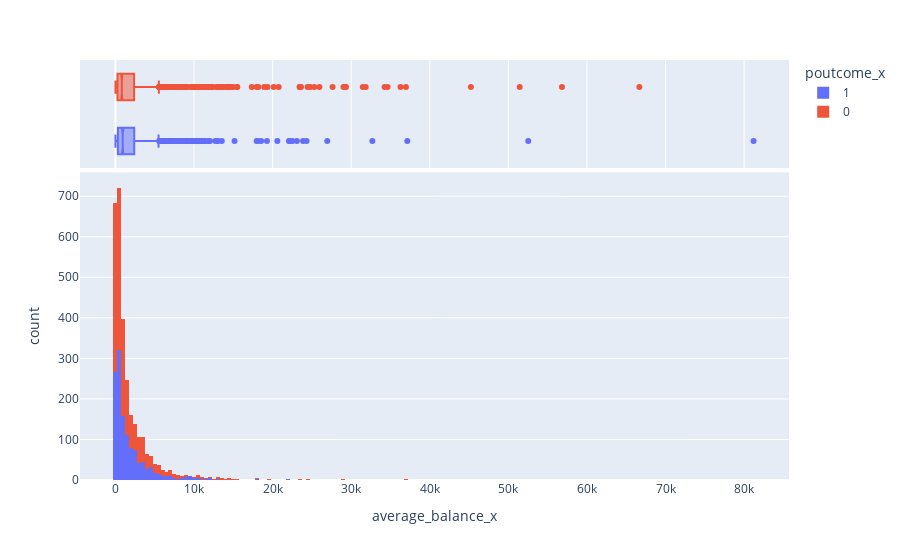

Notebook source saved alongside this figure:
### Code cell
fig = px.histogram(result, x='average_balance_x', color='poutcome_x', marginal="box", # can be `box`, `violin`
                         hover_data=result.columns)
fig.show()

### Figure 1 — Plotly figure (JSON) as saved in the notebook; plotly's stock layout.template omitted (floating-point values rounded to 4 significant figures; data arrays with more than 128 entries replaced by an {"elided": "..."} marker saying what was removed)
{"data": [{"alignmentgroup": "True", "bingroup": "x", "hovertemplate": "poutcome_x=1<br>average_balance_x=%{x}<br>count=%{y}<extra></extra>", "legendgroup": "1", "marker": {"color": "#636efa", "pattern": {"shape": ""}}, "name": "1", "offsetgroup": "1", "orientation": "v", "showlegend": true, "type": "histogram", "x": {"elided": "1283 float values"}, "xaxis": "x", "yaxis": "y"}, {"alignmentgroup": "True", "customdata": {"elided": "1283x28 mixed values"}, "hovertemplate": "poutcome_x=%{customdata[17]}<br>average_balance_x=%{x}<br>client_id=%{customdata[0]}<br>has_deposits_x=%{customdata[1]}<br>loan_x=%{customdata[2]}<br>has_insurance_x=%{customdata[3]}<br>has_mortgage_x=%{customdata[4]}<br>age_x=%{customdata[5]}<br>gender_x=%{customdata[6]}<br>marital_divorced=%{customdata[7]}<br>marital_married=%{customdata[8]}<br>marital_single=%{customdata[9]}<br>education_primary=%{customdata[10]}<br>education_secondary=%{customdata[11]}<br>education_tertiary=%{customdata[12]}<br>education_unknown=%{customdata[13]}<br>probability=%{customdata[14]}<br>Unnamed: 0=%{customdata[15]}<br>target=%{customdata[16]}<br>poutcome_y=%{customdata[18]}<br>average_balance_y=%{customdata[19]}<br>has_deposits_y=%{customdata[20]}<br>loan_y=%{customdata[21]}<br>has_insurance_y=%{customdata[22]}<br>has_mortgage_y=%{customdata[23]}<br>age_y=%{customdata[24]}<br>marital=%{customdata[25]}<br>education=%{customdata[26]}<br>gender_y=%{customdata[27]}<extra></extra>", "legendgroup": "1", "marker": {"color": "#636efa"}, "name": "1", "notched": true, "offsetgroup": "1", "showlegend": false, "type": "box", "x": {"elided": "1283 float values"}, "xaxis": "x2", "yaxis": "y2"}, {"alignmentgroup": "True", "bingroup": "x", "hovertemplate": "poutcome_x=0<br>average_balance_x=%{x}<br>count=%{y}<extra></extra>", "legendgroup": "0", "marker": {"color": "#EF553B", "pattern": {"shape": ""}}, "name": "0", "offsetgroup": "0", "orientation": "v", "showlegend": true, "type": "histogram", "x": {"elided": "1717 float values"}, "xaxis": "x", "yaxis": "y"}, {"alignmentgroup": "True", "customdata": {"elided": "1717x28 mixed values"}, "hovertemplate": "poutcome_x=%{customdata[17]}<br>average_balance_x=%{x}<br>client_id=%{customdata[0]}<br>has_deposits_x=%{customdata[1]}<br>loan_x=%{customdata[2]}<br>has_insurance_x=%{customdata[3]}<br>has_mortgage_x=%{customdata[4]}<br>age_x=%{customdata[5]}<br>gender_x=%{customdata[6]}<br>marital_divorced=%{customdata[7]}<br>marital_married=%{customdata[8]}<br>marital_single=%{customdata[9]}<br>education_primary=%{customdata[10]}<br>education_secondary=%{customdata[11]}<br>education_tertiary=%{customdata[12]}<br>education_unknown=%{customdata[13]}<br>probability=%{customdata[14]}<br>Unnamed: 0=%{customdata[15]}<br>target=%{customdata[16]}<br>poutcome_y=%{customdata[18]}<br>average_balance_y=%{customdata[19]}<br>has_deposits_y=%{customdata[20]}<br>loan_y=%{customdata[21]}<br>has_insurance_y=%{customdata[22]}<br>has_mortgage_y=%{customdata[23]}<br>age_y=%{customdata[24]}<br>marital=%{customdata[25]}<br>education=%{customdata[26]}<br>gender_y=%{customdata[27]}<extra></extra>", "legendgroup": "0", "marker": {"color": "#EF553B"}, "name": "0", "notched": true, "offsetgroup": "0", "showlegend": false, "type": "box", "x": {"elided": "1717 float values"}, "xaxis": "x2", "yaxis": "y2"}], "layout": {"barmode": "relative", "legend": {"title": {"text": "poutcome_x"}, "tracegroupgap": 0}, "margin": {"t": 60}, "xaxis": {"anchor": "y", "domain": [0, 1], "title": {"text": "average_balance_x"}}, "xaxis2": {"anchor": "y2", "domain": [0, 1], "matches": "x", "showgrid": true, "showticklabels": false}, "yaxis": {"anchor": "x", "domain": [0, 0.7326], "title": {"text": "count"}}, "yaxis2": {"anchor": "x2", "domain": [0.7426, 1], "matches": "y2", "showgrid": false, "showline": false, "showticklabels": false, "ticks": ""}}}
